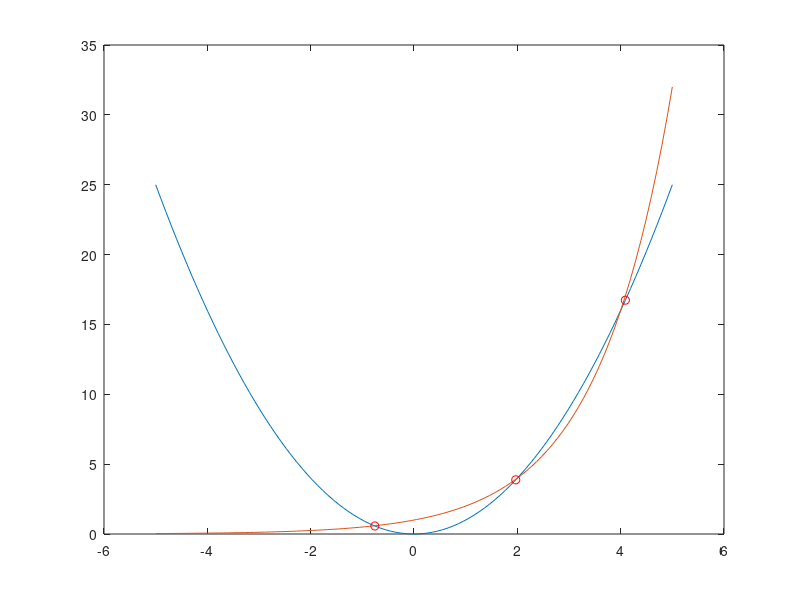

This chart was generated by the following MATLAB code:
clear;

x=linspace(-5,5);
y1=x.^2;
y2=2.^x;

d = y1 ./ (y2 + eps);
ix = find(d > 0.97 & d < 1.0); 
x1=x(ix);
y3=x1.^2;
plot(x,y1,x,y2,x1,y3,'or');

 